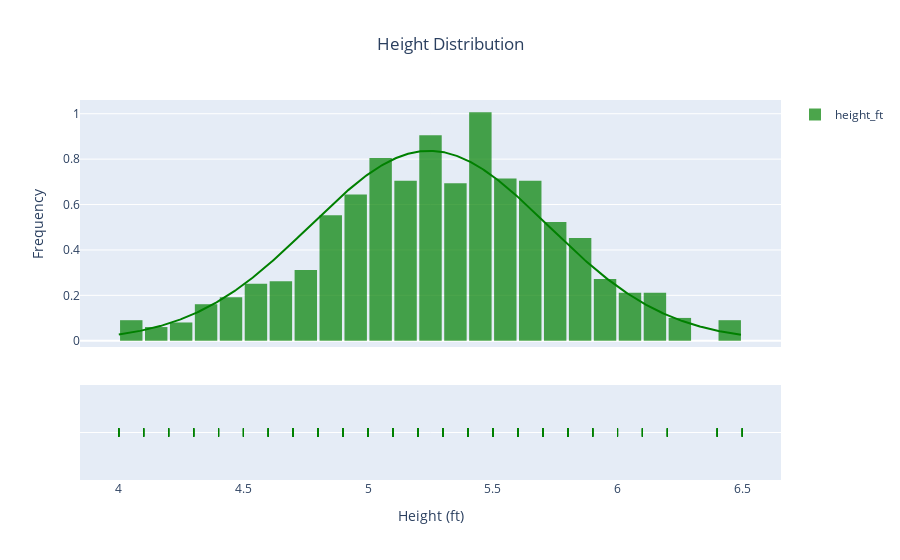

Write notebook code for a chart like this one.
### Code cell
col = 'height_ft'
hist_data = [df[col]]
group_labels = [col]
bin_size = [0.1] # can have different sizes for each bin
colors=['green'] # can have different colors for each bin

ff.create_distplot(
    hist_data=hist_data
    , group_labels=group_labels
    , bin_size=bin_size
    , colors=colors
    , curve_type='normal' # 'kde' or 'normal'
).update_layout(   
    title='Height Distribution' 
    , xaxis_title='Height (ft)'
    , yaxis_title='Frequency'
    , bargap=0.1
    , title_x=0.5
)

### Figure 1 — Plotly figure (JSON) as saved in the notebook; plotly's stock layout.template omitted (floating-point values rounded to 4 significant figures; data arrays with more than 128 entries replaced by an {"elided": "..."} marker saying what was removed)
{"data": [{"autobinx": false, "histnorm": "probability density", "legendgroup": "height_ft", "marker": {"color": "green"}, "name": "height_ft", "opacity": 0.7, "type": "histogram", "x": {"elided": "1000 float values"}, "xaxis": "x", "xbins": {"end": 6.5, "size": 0.1, "start": 4}, "yaxis": "y"}, {"legendgroup": "height_ft", "marker": {"color": "green"}, "mode": "lines", "name": "height_ft", "showlegend": false, "type": "scatter", "x": {"elided": "500 float values"}, "xaxis": "x", "y": {"elided": "500 float values"}, "yaxis": "y"}, {"legendgroup": "height_ft", "marker": {"color": "green", "symbol": "line-ns-open"}, "mode": "markers", "name": "height_ft", "showlegend": false, "type": "scatter", "x": {"elided": "1000 float values"}, "xaxis": "x", "y": {"elided": "1000 str values"}, "yaxis": "y2"}], "layout": {"bargap": 0.1, "barmode": "overlay", "hovermode": "closest", "legend": {"traceorder": "reversed"}, "title": {"text": "Height Distribution", "x": 0.5}, "xaxis": {"anchor": "y2", "domain": [0, 1], "title": {"text": "Height (ft)"}, "zeroline": false}, "yaxis": {"anchor": "free", "domain": [0.35, 1], "position": 0, "title": {"text": "Frequency"}}, "yaxis2": {"anchor": "x", "domain": [0, 0.25], "dtick": 1, "showticklabels": false}}}
